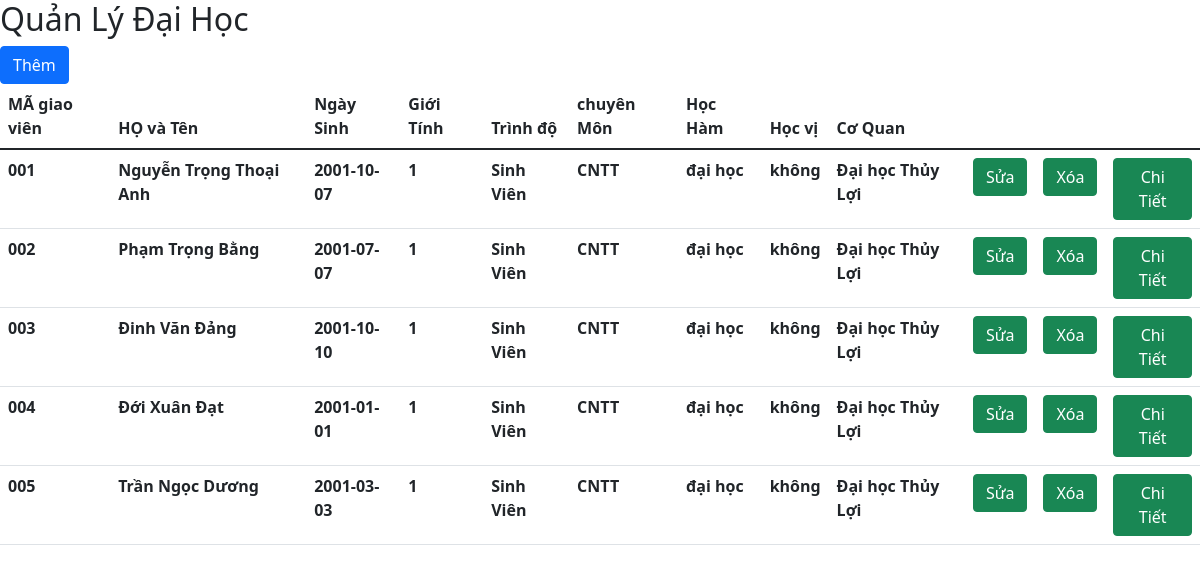
The app's page /admin.php with its own data.
### tables this page shows
CREATE TABLE `giangvien` (
  `magv` char(4) NOT NULL,
  `hovaten` varchar(50) NOT NULL,
  `ngaysinh` date DEFAULT NULL,
  `gioitinh` bit(1) NOT NULL,
  `trinhdo` varchar(50) DEFAULT NULL,
  `chuyenmon` varchar(50) DEFAULT NULL,
  `hocham` varchar(50) DEFAULT NULL,
  `hocvi` varchar(50) DEFAULT NULL,
  `coquan` varchar(50) DEFAULT NULL
);

### src/admin.php (the view, shortened to what this page needs)
<!DOCTYPE html>
<html lang="en">
<head>
    <link rel="stylesheet" href="https://cdn.jsdelivr.net/npm/bootstrap-icons@1.7.2/font/bootstrap-icons.css">
    <link href="https://cdn.jsdelivr.net/npm/bootstrap@5.1.3/dist/css/bootstrap.min.css" rel="stylesheet">
</head>
<body>
            <h2>Quản Lý Đại Học</h2>
                <div>
                    <a class="btn btn-primary "href="add.php">Thêm </a>
                </div>
                    <table class="table">
                <thead>
                    <tr>
                    <th scope="col">MÃ giao viên </th>
                    <th scope="col">HỌ và Tên </th>
                    <th scope="col">Ngày Sinh</th>
                    <th scope="col">Giới Tính</th>
                    <th scope="col">Trình độ </th>
                    <th scope="col">chuyên Môn </th>
                    <th scope="col">Học Hàm</th>
                    <th scope="col">Học vị</th>
                    <th scope="col">Cơ Quan</th>
                    </tr>
                </thead>
                <tbody>
            <?php
            $conn= mysqli_connect('localhost','root','','1951060521_university');
            $sql="SELECT * from giangvien";
            mysqli_set_charset($conn,"utf8");
            $result=mysqli_query($conn,$sql);
            if(mysqli_num_rows($result)>0){
                while($row=mysqli_fetch_assoc($result)){
            ?>
            <tr>
                <th scope="row"> <?php echo $row['magv'];?></th>
                <th scope="row"> <?php echo $row['hovaten'];?></th>
                <th scope="row"> <?php echo $row['ngaysinh'];?></th>
                <th scope="row"> <?php echo $row['gioitinh'];?></th>
                <th scope="row"> <?php echo $row['trinhdo'];?></th>
                <th scope="row"> <?php echo $row['chuyenmon'];?></th>
                <th scope="row"> <?php echo $row['hocham'];?></th>
                <th scope="row"> <?php echo $row['hocvi'];?></th>
                <th scope="row"> <?php echo $row['coquan'];?></th>
                <td><a href="edit.php"><button class ="btn btn-success">Sửa</button></a></td>
                <td><a href="#"><button class ="btn btn-success">Xóa</button></a></td>
                <td><a href="index.php"><button class ="btn btn-success">Chi Tiết</button></a></td>
            </tr>
            <?php
            }
        }
        ?>
        </tbody>
</body>
</html>

### records on screen
giangvien: magv "001", hovaten "Nguyễn Trọng Thoại Anh", ngaysinh "2001-10-07", gioitinh "1", trinhdo "Sinh Viên", chuyenmon "CNTT", hocham "đại học", hocvi "không", coquan "Đại học Thủy Lợi"
giangvien: magv "002", hovaten "Phạm Trọng Bằng", ngaysinh "2001-07-07", gioitinh "1", trinhdo "Sinh Viên", chuyenmon "CNTT", hocham "đại học", hocvi "không", coquan "Đại học Thủy Lợi"
giangvien: magv "003", hovaten "Đinh Văn Đảng", ngaysinh "2001-10-10", gioitinh "1", trinhdo "Sinh Viên", chuyenmon "CNTT", hocham "đại học", hocvi "không", coquan "Đại học Thủy Lợi"
giangvien: magv "004", hovaten "Đới Xuân Đạt", ngaysinh "2001-01-01", gioitinh "1", trinhdo "Sinh Viên", chuyenmon "CNTT", hocham "đại học", hocvi "không", coquan "Đại học Thủy Lợi"
giangvien: magv "005", hovaten "Trần Ngọc Dương", ngaysinh "2001-03-03", gioitinh "1", trinhdo "Sinh Viên", chuyenmon "CNTT", hocham "đại học", hocvi "không", coquan "Đại học Thủy Lợi"
